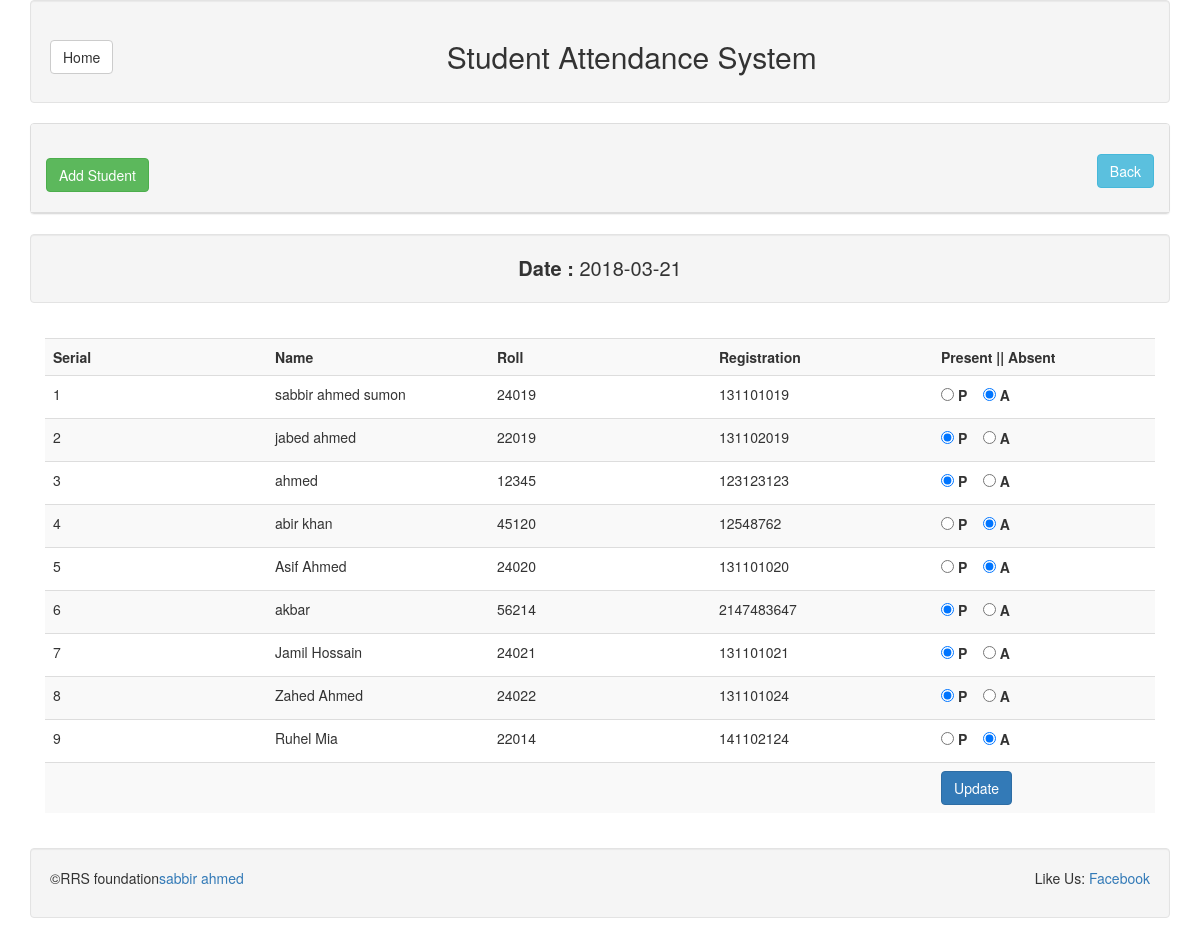
The app's page /attendanceOfThisDate.php?dt=2018-03-21 with its own data.
### tables this page shows
CREATE TABLE `tbl_student` (
  `id` int(11) NOT NULL,
  `name` varchar(255) NOT NULL,
  `roll` int(11) NOT NULL,
  `registration` int(11) NOT NULL,
  `department` varchar(255) NOT NULL
);

CREATE TABLE `tbl_attend` (
  `id` int(11) NOT NULL,
  `roll` int(11) NOT NULL,
  `attend` varchar(255) NOT NULL,
  `attend_date` date NOT NULL
);

### lib/Database.php (called while the page is built, shortened)
<?php
Class Database{
   public $host   = DB_HOST;
   public $user   = DB_USER;
   public $pass   = DB_PASS;
   public $dbname = DB_NAME;
   public $link;
private function connectDB(){
   $this->link = new mysqli($this->host, $this->user, $this->pass,
    $this->dbname);
 }
public function select($query){
    $result = $this->link->query($query) or
     die($this->link->error.__LINE__);
    if($result->num_rows > 0){
      return $result;
    } else {
      return false;
  }
 }
}
?>

### classes/Student.php (called while the page is built, shortened)
<?php
  $filepath = realpath(dirname(__FILE__));
  include_once ($filepath. '/../lib/Database.php');
?>
<?php
  class Student{
    private $db;
    public function __construct(){
      $this->db = new Database();
    }
    public function getAllStudent($date){
      $query = "SELECT tbl_student.*, tbl_attend.* FROM tbl_student INNER JOIN tbl_attend ON        tbl_student.roll = tbl_attend.roll WHERE attend_date = '$date'";
      $getData = $this->db->select($query);
      return $getData;
    }
  }
?>

### attendanceOfThisDate.php (the view, shortened to what this page needs)
<?php
	include "inc/header.php";
 ?>
<?php
	$student = new Student();
	$date = $_GET['dt'];
 ?>
			<div class="panel panel-default">
				<div class="panel-heading">
					<h2>
						<a class="btn btn-success" href="add.php">Add Student</a>
						<a class="btn btn-info pull-right" href="viewAll.php">Back</a>
					</h2>
				</div>
			</div>
      <div class="well text-center" style="font-size:20px;">
        <strong>Date : </strong><?php echo $date; ?>
      </div>
			<div class="panel-body">
				<form action="" method="post">
					<table class="table table-striped">
						<tr>
							<th width="20%">Serial</th>
              <th width="20%">Name</th>
              <th width="20%">Roll</th>
              <th width="20%">Registration</th>
							<th width="20%">Present || Absent</th>
						</tr>
				<?php
					 $getStudents = $student->getAllStudent($date);
					 if ($getStudents) {
						 $i=0;
						 while ($value = $getStudents->fetch_assoc()) {
						 	$i++;
					?>
						<tr>
							<td><?php echo $i; ?></td>
              <td><?php echo $value['name']; ?></td>
              <td><?php echo $value['roll']; ?></td>
              <td><?php echo $value['registration']; ?></td>
              <td>
                <label>
									<input type="radio" name="attend[<?php echo $value['roll']; ?>]" value="present" <?php if ($value['attend'] == "present") {
                    echo "checked";
                  } ?>>
                   P
								</label>
								<label>
									<input type="radio" name="attend[<?php echo $value['roll']; ?>]" value="absent" <?php if ($value['attend'] == "absent") {
                    echo "checked";
                  } ?>>
									A
								</label>
              </td>
						</tr>
					<?php } } ?>
          <tr>
            <td></td>
            <td></td>
            <td></td>
            <td></td>
            <td>
              <input type="submit" class="btn btn-primary" name="submit" value="Update">
            </td>
          </tr>
					</table>
				</form>
			</div>
<?php
	include "inc/footer.php";
 ?>

### records on screen
tbl_student: name "sabbir ahmed sumon", tbl_attend.roll "24019", registration "131101019"
tbl_attend: attend "☐ P", attend "☑ A"
tbl_student: name "jabed ahmed", tbl_attend.roll "22019", registration "131102019"
tbl_attend: attend "☑ P", attend "☐ A"
tbl_student: name "ahmed", tbl_attend.roll "12345", registration "123123123"
tbl_attend: attend "☑ P", attend "☐ A"
tbl_student: name "abir khan", tbl_attend.roll "45120", registration "12548762"
tbl_attend: attend "☐ P", attend "☑ A"
tbl_student: name "Asif Ahmed", tbl_attend.roll "24020", registration "131101020"
tbl_attend: attend "☐ P", attend "☑ A"
tbl_student: name "akbar", tbl_attend.roll "56214", registration "2147483647"
tbl_attend: attend "☑ P", attend "☐ A"
tbl_student: name "Jamil Hossain", tbl_attend.roll "24021", registration "131101021"
tbl_attend: attend "☑ P", attend "☐ A"
tbl_student: name "Zahed Ahmed", tbl_attend.roll "24022", registration "131101024"
tbl_attend: attend "☑ P", attend "☐ A"
tbl_student: name "Ruhel Mia", tbl_attend.roll "22014", registration "141102124"
tbl_attend: attend "☐ P", attend "☑ A"

### other values on screen
$date "2018-03-21"
